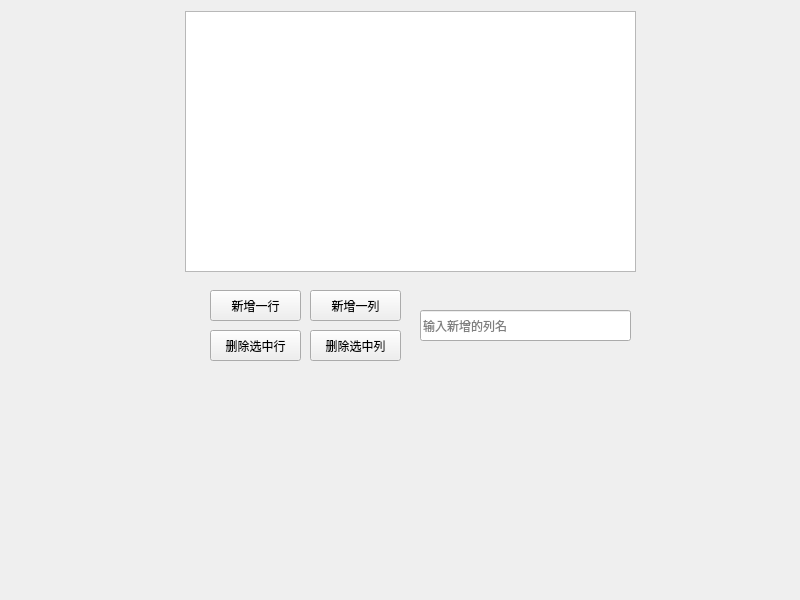
<?xml version="1.0" encoding="UTF-8"?>
<ui version="4.0">
 <class>Widget</class>
 <widget class="QWidget" name="Widget">
  <property name="geometry">
   <rect>
    <x>0</x>
    <y>0</y>
    <width>800</width>
    <height>600</height>
   </rect>
  </property>
  <property name="windowTitle">
   <string>Widget</string>
  </property>
  <widget class="QTableWidget" name="tableWidget">
   <property name="geometry">
    <rect>
     <x>185</x>
     <y>11</y>
     <width>451</width>
     <height>261</height>
    </rect>
   </property>
  </widget>
  <widget class="QPushButton" name="pushButtonAddRow">
   <property name="geometry">
    <rect>
     <x>210</x>
     <y>290</y>
     <width>91</width>
     <height>31</height>
    </rect>
   </property>
   <property name="text">
    <string>新增一行</string>
   </property>
  </widget>
  <widget class="QPushButton" name="pushButtonAddColumn">
   <property name="geometry">
    <rect>
     <x>310</x>
     <y>290</y>
     <width>91</width>
     <height>31</height>
    </rect>
   </property>
   <property name="text">
    <string>新增一列</string>
   </property>
  </widget>
  <widget class="QPushButton" name="pushButtonDeleteRow">
   <property name="geometry">
    <rect>
     <x>210</x>
     <y>330</y>
     <width>91</width>
     <height>31</height>
    </rect>
   </property>
   <property name="text">
    <string>删除选中行</string>
   </property>
  </widget>
  <widget class="QPushButton" name="pushButtonDeleteColumn">
   <property name="geometry">
    <rect>
     <x>310</x>
     <y>330</y>
     <width>91</width>
     <height>31</height>
    </rect>
   </property>
   <property name="text">
    <string>删除选中列</string>
   </property>
  </widget>
  <widget class="QLineEdit" name="lineEdit">
   <property name="geometry">
    <rect>
     <x>420</x>
     <y>310</y>
     <width>211</width>
     <height>31</height>
    </rect>
   </property>
   <property name="text">
    <string/>
   </property>
   <property name="placeholderText">
    <string>输入新增的列名</string>
   </property>
  </widget>
 </widget>
 <resources/>
 <connections/>
</ui>
